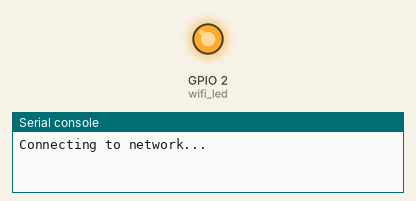
A program run on a simulated ESP32 board running MicroPython. Shown: output pins drawn as LEDs (lit = HIGH), the last lines printed to the serial console. WiFi joins after 1.5 s; random numbers come from a fixed seed; requests to the public web service named in the program get a made-up reply in its usual format after 0.4 s (London, UTC, broken clouds, 64 % humidity, 1013 hPa unless stated); the clock reads 2024-03-15 10:24:30 at power-on unless the program sets it.

Above: at 0.4 s.
At 1.9 s:
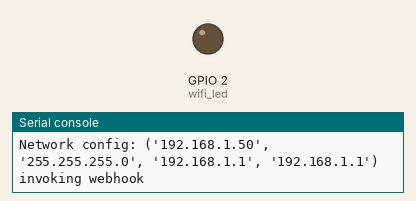
Timing chart, 0 to 3.4 s (numbered marks = the images above):
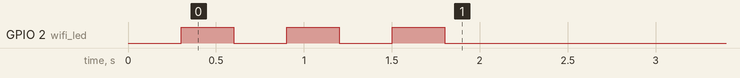

The program:

main.py
```python
import connect_wifi
import config
import math
import urandom
import utime

class CFG:
    Key = "7OXRP61X5Z87K9MJ"


def random_in_range(low=0, high=1000):
    r1 = urandom.getrandbits(32)
    r2 = r1 % (high-low) + low
    return math.floor(r2)


if __name__ == "__main__":
    ip = connect_wifi.connect_wifi_led(ssid=config.WIFI_SSID, passwd=config.WIFI_PASSWORD, timeout=15)
    while True:
        temp  = random_in_range(10, 35)
        humidity  = random_in_range(60, 90)
        url = f"https://api.thingspeak.com/update?api_key={CFG.Key}&field1={temp}&field2={humidity}"
        connect_wifi.webhook_get(url)
        print(temp, humidity)
        utime.sleep(5)
```

connect_wifi.py
```python
import network
import config
import time
from machine import Pin
import gc
import urequests  # 使用 urequests 代替 xrequests

def connect_wifi_led(ssid, passwd, timeout=15):
    """
    使用 LED 指示燈連接到指定的 Wi-Fi 網路。

    :param ssid: Wi-Fi 的 SSID（網路名稱）
    :param passwd: Wi-Fi 密碼
    :param timeout: 嘗試連接的超時時間（秒），默認為15秒
    :return: 如果連接成功，返回設備的 IP 地址；如果超時，返回 None
    """
    # 初始化連接狀態的 LED（Pin 2）
    wifi_led = Pin(2, Pin.OUT, value=1)  # 預設 LED 為熄滅狀態（1）

    # 創建並啟用 STA 模式（Station 模式，用於連接 Wi-Fi）
    sta = network.WLAN(network.STA_IF)
    sta.active(True)

    # 紀錄連接開始時間，用於判斷是否超時
    start_time = time.time()

    # 如果尚未連接到 Wi-Fi
    if not sta.isconnected():
        print("Connecting to network...")  # 提示正在連接 Wi-Fi
        sta.connect(ssid, passwd)  # 發起連接請求

        # 等待 Wi-Fi 連接成功，或直到超時
        while not sta.isconnected():
            # LED 閃爍（表示正在嘗試連接）
            wifi_led.value(0)  # 開燈
            time.sleep_ms(300)
            wifi_led.value(1)  # 關燈
            time.sleep_ms(300)

            # 判斷是否超過設定的超時時間
            if time.time() - start_time > timeout:
                print("Wi-Fi connecting timeout!")  # 提示連接超時
                break

    # 如果成功連接到 Wi-Fi
    if sta.isconnected():
        wifi_led.value(0)  # 連接成功後關閉 LED
        print("Network config:", sta.ifconfig())  # 打印網路配置信息
        return sta.ifconfig()[0]  # 返回設備的 IP 地址

    # 如果超時或連接失敗
    return None

def webhook_post(url, value):
    print("invoking webhook")

    gc.collect()
    try:
        r = urequests.post(url, json=value)  # 使用 urequests.post，並傳遞 JSON 數據
        if r is not None and r.status_code == 200:
            print("Webhook invoked")
        else:
            print("Webhook failed")
    except Exception as e:
        print("Exception in POST:", e)

def webhook_get(url):
    print("invoking webhook")
    gc.collect()
    try:
        r = urequests.get(url)  # 使用 urequests.get
        if r is not None and r.status_code == 200:
            print("Webhook invoked")
        else:
            print("Webhook failed")
    except Exception as e:
        print("Exception in GET:", e)

if __name__ == "__main__":
    ip = connect_wifi_led(ssid=config.WIFI_SSID, passwd=config.WIFI_PASSWORD, timeout=15)
    print(ip)
```

config.py
```python
# wifi連線
WIFI_SSID="ALHC-guest"
WIFI_PASSWORD="ALHCguest"
```
